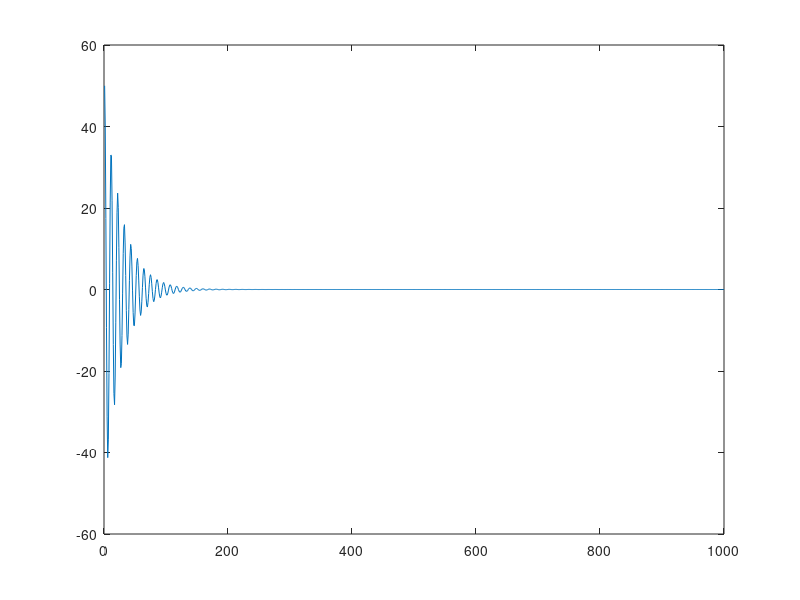

The MATLAB script that drew this image:
total_time=1000;
Input=50;
b=-0.2;
omega=0.54;
zs=[];
z_1=0;

for t=1:total_time
z=z_1+(b+i*omega)*z_1+Input;
Input=0;



if t==50;
   Input=0; 
end

z_1=z;
zs=[zs z];
end



plot(real(zs))